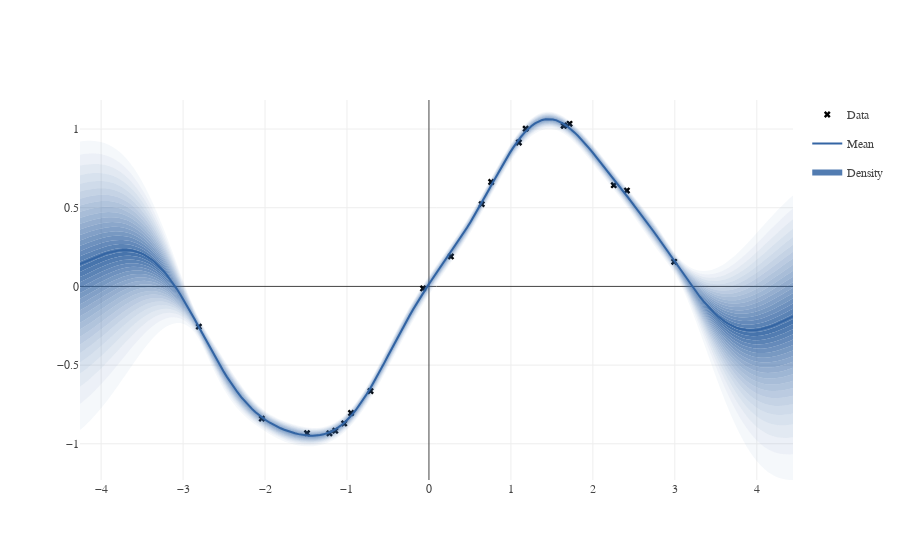

Here is the notebook cell this chart was saved with:
### Markdown cell above
### New plotting of GPy 0.9 and later
The new plotting allows you to plot the density of a GP object more fine grained by plotting more percentiles of the distribution color coded by their opacity

### Code cell
display(m)
fig = m.plot(plot_density=True)
GPy.plotting.show(fig, filename='basic_gp_regression_density_notebook_optimized')

### Figure 1 — Plotly figure (JSON) as saved in the notebook; plotly's stock layout.template omitted (floating-point values rounded to 4 significant figures; data arrays with more than 128 entries replaced by an {"elided": "..."} marker saying what was removed)
{"data": [{"marker": {"color": "black", "symbol": "x"}, "mode": "markers", "name": "Data", "showlegend": true, "type": "scatter", "uid": "4e71d7e7-8907-49ba-8401-3e0db0db45bb", "x": [1.097, -0.9508, 1.649, -1.488, -1.143, 2.992, -1.214, 1.18, 1.643, 0.759, -1.035, 2.415, -2.808, -2.04, 2.255, -0.07219, 0.2678, -0.7129, 1.715, 0.6437], "xaxis": "x", "y": [0.9144, -0.8042, 1.022, -0.9325, -0.9168, 0.1564, -0.9332, 1.002, 1.021, 0.6632, -0.8707, 0.6091, -0.2558, -0.8401, 0.6429, -0.01299, 0.1903, -0.665, 1.033, 0.5225], "yaxis": "y"}, {"line": {"color": "#3465a4", "width": 2}, "mode": "lines", "name": "Mean", "showlegend": true, "type": "scatter", "uid": "149a7d93-e978-4b94-af6a-2b7983f4e375", "x": {"elided": "200 float values"}, "xaxis": "x", "y": {"elided": "200 float values"}, "yaxis": "y"}, {"fill": "tonextx", "fillcolor": "rgba(52, 101, 164, 0.0)", "hoverinfo": "none", "legendgroup": "density", "line": {"color": "rgba(52, 101, 164, 0.0)", "smoothing": 0, "width": 1}, "mode": "none", "showlegend": false, "type": "scatter", "uid": "742341ec-9689-4cc2-9557-b271dd5b9107", "x": {"elided": "200 float values"}, "xaxis": "x", "y": {"elided": "200 float values"}, "yaxis": "y"}, {"fill": "tonextx", "fillcolor": "rgba(52, 101, 164, 0.047368421052631525)", "hoverinfo": "none", "legendgroup": "density", "line": {"color": "rgba(52, 101, 164, 0.047368421052631525)", "smoothing": 0, "width": 1}, "mode": "none", "showlegend": false, "type": "scatter", "uid": "7080b14c-7215-421f-a650-1ba3c7d14c1f", "x": {"elided": "200 float values"}, "xaxis": "x", "y": {"elided": "200 float values"}, "yaxis": "y"}, {"fill": "tonextx", "fillcolor": "rgba(52, 101, 164, 0.09473684210526316)", "hoverinfo": "none", "legendgroup": "density", "line": {"color": "rgba(52, 101, 164, 0.09473684210526316)", "smoothing": 0, "width": 1}, "mode": "none", "showlegend": false, "type": "scatter", "uid": "8bddfdaf-dba9-4d60-adac-04d3725e2369", "x": {"elided": "200 float values"}, "xaxis": "x", "y": {"elided": "200 float values"}, "yaxis": "y"}, {"fill": "tonextx", "fillcolor": "rgba(52, 101, 164, 0.1421052631578948)", "hoverinfo": "none", "legendgroup": "density", "line": {"color": "rgba(52, 101, 164, 0.1421052631578948)", "smoothing": 0, "width": 1}, "mode": "none", "showlegend": false, "type": "scatter", "uid": "b4f4c297-2d66-4cde-8630-0bdc9272e635", "x": {"elided": "200 float values"}, "xaxis": "x", "y": {"elided": "200 float values"}, "yaxis": "y"}, {"fill": "tonextx", "fillcolor": "rgba(52, 101, 164, 0.18947368421052632)", "hoverinfo": "none", "legendgroup": "density", "line": {"color": "rgba(52, 101, 164, 0.18947368421052632)", "smoothing": 0, "width": 1}, "mode": "none", "showlegend": false, "type": "scatter", "uid": "286fe0fb-5c3a-4185-9e01-9b592c6c953d", "x": {"elided": "200 float values"}, "xaxis": "x", "y": {"elided": "200 float values"}, "yaxis": "y"}, {"fill": "tonextx", "fillcolor": "rgba(52, 101, 164, 0.23684210526315783)", "hoverinfo": "none", "legendgroup": "density", "line": {"color": "rgba(52, 101, 164, 0.23684210526315783)", "smoothing": 0, "width": 1}, "mode": "none", "showlegend": false, "type": "scatter", "uid": "dbb85904-f207-40f5-991f-4636786d913d", "x": {"elided": "200 float values"}, "xaxis": "x", "y": {"elided": "200 float values"}, "yaxis": "y"}, {"fill": "tonextx", "fillcolor": "rgba(52, 101, 164, 0.28421052631578947)", "hoverinfo": "none", "legendgroup": "density", "line": {"color": "rgba(52, 101, 164, 0.28421052631578947)", "smoothing": 0, "width": 1}, "mode": "none", "showlegend": false, "type": "scatter", "uid": "78b675a3-39ab-41f9-a1d3-a33c5d3bbc4e", "x": {"elided": "200 float values"}, "xaxis": "x", "y": {"elided": "200 float values"}, "yaxis": "y"}, {"fill": "tonextx", "fillcolor": "rgba(52, 101, 164, 0.3315789473684211)", "hoverinfo": "none", "legendgroup": "density", "line": {"color": "rgba(52, 101, 164, 0.3315789473684211)", "smoothing": 0, "width": 1}, "mode": "none", "showlegend": false, "type": "scatter", "uid": "b4db2d36-dd8d-465e-a630-f5f9964a280e", "x": {"elided": "200 float values"}, "xaxis": "x", "y": {"elided": "200 float values"}, "yaxis": "y"}, {"fill": "tonextx", "fillcolor": "rgba(52, 101, 164, 0.37894736842105264)", "hoverinfo": "none", "legendgroup": "density", "line": {"color": "rgba(52, 101, 164, 0.37894736842105264)", "smoothing": 0, "width": 1}, "mode": "none", "showlegend": false, "type": "scatter", "uid": "1c7734c0-abaa-44cd-9bd7-4e7271b4566b", "x": {"elided": "200 float values"}, "xaxis": "x", "y": {"elided": "200 float values"}, "yaxis": "y"}, {"fill": "tonextx", "fillcolor": "rgba(52, 101, 164, 0.42631578947368415)", "hoverinfo": "none", "legendgroup": "density", "line": {"color": "rgba(52, 101, 164, 0.42631578947368415)", "smoothing": 0, "width": 1}, "mode": "none", "showlegend": false, "type": "scatter", "uid": "f4c148a3-6184-4daf-ae00-f2008952dee8", "x": {"elided": "200 float values"}, "xaxis": "x", "y": {"elided": "200 float values"}, "yaxis": "y"}, {"fill": "tonextx", "fillcolor": "rgba(52, 101, 164, 0.47368421052631576)", "hoverinfo": "none", "legendgroup": "density", "line": {"color": "rgba(52, 101, 164, 0.47368421052631576)", "smoothing": 0, "width": 1}, "mode": "none", "showlegend": false, "type": "scatter", "uid": "7a795ddc-c501-4cb8-bc38-5dbfa94b4978", "x": {"elided": "200 float values"}, "xaxis": "x", "y": {"elided": "200 float values"}, "yaxis": "y"}, {"fill": "tonextx", "fillcolor": "rgba(52, 101, 164, 0.5210526315789474)", "hoverinfo": "none", "legendgroup": "density", "line": {"color": "rgba(52, 101, 164, 0.5210526315789474)", "smoothing": 0, "width": 1}, "mode": "none", "showlegend": false, "type": "scatter", "uid": "af31b1a9-e48c-477d-a9cc-b77b7af894f2", "x": {"elided": "200 float values"}, "xaxis": "x", "y": {"elided": "200 float values"}, "yaxis": "y"}, {"fill": "tonextx", "fillcolor": "rgba(52, 101, 164, 0.5684210526315789)", "hoverinfo": "none", "legendgroup": "density", "line": {"color": "rgba(52, 101, 164, 0.5684210526315789)", "smoothing": 0, "width": 1}, "mode": "none", "showlegend": false, "type": "scatter", "uid": "de6ffcee-0cf3-4576-ad3b-b4be9068a8db", "x": {"elided": "200 float values"}, "xaxis": "x", "y": {"elided": "200 float values"}, "yaxis": "y"}, {"fill": "tonextx", "fillcolor": "rgba(52, 101, 164, 0.6157894736842104)", "hoverinfo": "none", "legendgroup": "density", "line": {"color": "rgba(52, 101, 164, 0.6157894736842104)", "smoothing": 0, "width": 1}, "mode": "none", "showlegend": false, "type": "scatter", "uid": "6446963a-12b4-46fc-8349-7aba1e60b904", "x": {"elided": "200 float values"}, "xaxis": "x", "y": {"elided": "200 float values"}, "yaxis": "y"}, {"fill": "tonextx", "fillcolor": "rgba(52, 101, 164, 0.6631578947368421)", "hoverinfo": "none", "legendgroup": "density", "line": {"color": "rgba(52, 101, 164, 0.6631578947368421)", "smoothing": 0, "width": 1}, "mode": "none", "showlegend": false, "type": "scatter", "uid": "3bf11eed-a12f-481f-8bba-efc31352e277", "x": {"elided": "200 float values"}, "xaxis": "x", "y": {"elided": "200 float values"}, "yaxis": "y"}, {"fill": "tonextx", "fillcolor": "rgba(52, 101, 164, 0.7105263157894737)", "hoverinfo": "none", "legendgroup": "density", "line": {"color": "rgba(52, 101, 164, 0.7105263157894737)", "smoothing": 0, "width": 1}, "mode": "none", "showlegend": false, "type": "scatter", "uid": "efa9358d-51d1-4544-9d34-bbb663e9cf94", "x": {"elided": "200 float values"}, "xaxis": "x", "y": {"elided": "200 float values"}, "yaxis": "y"}, {"fill": "tonextx", "fillcolor": "rgba(52, 101, 164, 0.7578947368421053)", "hoverinfo": "none", "legendgroup": "density", "line": {"color": "rgba(52, 101, 164, 0.7578947368421053)", "smoothing": 0, "width": 1}, "mode": "none", "showlegend": false, "type": "scatter", "uid": "70c78f3f-ca69-4406-9714-1b61bfcefbd4", "x": {"elided": "200 float values"}, "xaxis": "x", "y": {"elided": "200 float values"}, "yaxis": "y"}, {"fill": "tonextx", "fillcolor": "rgba(52, 101, 164, 0.8052631578947368)", "hoverinfo": "none", "legendgroup": "density", "line": {"color": "rgba(52, 101, 164, 0.8052631578947368)", "smoothing": 0, "width": 1}, "mode": "none", "showlegend": false, "type": "scatter", "uid": "6d2b75e2-79e7-4876-b0d5-811ca8865444", "x": {"elided": "200 float values"}, "xaxis": "x", "y": {"elided": "200 float values"}, "yaxis": "y"}, {"fill": "tonextx", "fillcolor": "rgba(52, 101, 164, 0.8526315789473684)", "hoverinfo": "none", "legendgroup": "density", "line": {"color": "rgba(52, 101, 164, 0.8526315789473684)", "smoothing": 0, "width": 1}, "mode": "none", "showlegend": false, "type": "scatter", "uid": "6e6e6897-485b-484a-bef0-eb5d3d158782", "x": {"elided": "200 float values"}, "xaxis": "x", "y": {"elided": "200 float values"}, "yaxis": "y"}, {"fill": "tonextx", "fillcolor": "rgba(52, 101, 164, 0.9)", "hoverinfo": "none", "legendgroup": "density", "line": {"color": "rgba(52, 101, 164, 0.9)", "smoothing": 0, "width": 1}, "mode": "none", "showlegend": false, "type": "scatter", "uid": "2387d90a-1614-46f8-a1b1-8b6e7f78c5dc", "x": {"elided": "200 float values"}, "xaxis": "x", "y": {"elided": "200 float values"}, "yaxis": "y"}, {"fill": "tonextx", "fillcolor": "rgba(52, 101, 164, 0.8526315789473685)", "hoverinfo": "none", "legendgroup": "density", "line": {"smoothing": 0, "width": 0}, "mode": "none", "name": "Density", "showlegend": true, "type": "scatter", "uid": "5e80abcc-90a0-404c-b80d-fea2511fb76f", "x": {"elided": "200 float values"}, "xaxis": "x", "y": {"elided": "200 float values"}, "yaxis": "y"}, {"fill": "tonextx", "fillcolor": "rgba(52, 101, 164, 0.805263157894737)", "hoverinfo": "none", "legendgroup": "density", "line": {"color": "rgba(52, 101, 164, 0.805263157894737)", "smoothing": 0, "width": 1}, "mode": "none", "showlegend": false, "type": "scatter", "uid": "ddbd0c2f-e7ba-498f-a3c0-bca09f76375a", "x": {"elided": "200 float values"}, "xaxis": "x", "y": {"elided": "200 float values"}, "yaxis": "y"}, {"fill": "tonextx", "fillcolor": "rgba(52, 101, 164, 0.7578947368421053)", "hoverinfo": "none", "legendgroup": "density", "line": {"color": "rgba(52, 101, 164, 0.7578947368421053)", "smoothing": 0, "width": 1}, "mode": "none", "showlegend": false, "type": "scatter", "uid": "8e9aa84a-bd4d-4ef9-a81d-5dd31214995d", "x": {"elided": "200 float values"}, "xaxis": "x", "y": {"elided": "200 float values"}, "yaxis": "y"}, {"fill": "tonextx", "fillcolor": "rgba(52, 101, 164, 0.7105263157894737)", "hoverinfo": "none", "legendgroup": "density", "line": {"color": "rgba(52, 101, 164, 0.7105263157894737)", "smoothing": 0, "width": 1}, "mode": "none", "showlegend": false, "type": "scatter", "uid": "fec5e422-63ae-4b3d-8c53-eabac7b49753", "x": {"elided": "200 float values"}, "xaxis": "x", "y": {"elided": "200 float values"}, "yaxis": "y"}, {"fill": "tonextx", "fillcolor": "rgba(52, 101, 164, 0.6631578947368422)", "hoverinfo": "none", "legendgroup": "density", "line": {"color": "rgba(52, 101, 164, 0.6631578947368422)", "smoothing": 0, "width": 1}, "mode": "none", "showlegend": false, "type": "scatter", "uid": "f03ee05d-176d-4c35-b2eb-3ed020457656", "x": {"elided": "200 float values"}, "xaxis": "x", "y": {"elided": "200 float values"}, "yaxis": "y"}, {"fill": "tonextx", "fillcolor": "rgba(52, 101, 164, 0.6157894736842107)", "hoverinfo": "none", "legendgroup": "density", "line": {"color": "rgba(52, 101, 164, 0.6157894736842107)", "smoothing": 0, "width": 1}, "mode": "none", "showlegend": false, "type": "scatter", "uid": "14f54ead-7053-4df4-8956-c35f506713e7", "x": {"elided": "200 float values"}, "xaxis": "x", "y": {"elided": "200 float values"}, "yaxis": "y"}, {"fill": "tonextx", "fillcolor": "rgba(52, 101, 164, 0.5684210526315792)", "hoverinfo": "none", "legendgroup": "density", "line": {"color": "rgba(52, 101, 164, 0.5684210526315792)", "smoothing": 0, "width": 1}, "mode": "none", "showlegend": false, "type": "scatter", "uid": "46845071-c3db-4663-a9cc-c242d72fca4a", "x": {"elided": "200 float values"}, "xaxis": "x", "y": {"elided": "200 float values"}, "yaxis": "y"}, {"fill": "tonextx", "fillcolor": "rgba(52, 101, 164, 0.5210526315789474)", "hoverinfo": "none", "legendgroup": "density", "line": {"color": "rgba(52, 101, 164, 0.5210526315789474)", "smoothing": 0, "width": 1}, "mode": "none", "showlegend": false, "type": "scatter", "uid": "fef1bfdf-43f5-4543-85ec-08f59607d446", "x": {"elided": "200 float values"}, "xaxis": "x", "y": {"elided": "200 float values"}, "yaxis": "y"}, {"fill": "tonextx", "fillcolor": "rgba(52, 101, 164, 0.4736842105263159)", "hoverinfo": "none", "legendgroup": "density", "line": {"color": "rgba(52, 101, 164, 0.4736842105263159)", "smoothing": 0, "width": 1}, "mode": "none", "showlegend": false, "type": "scatter", "uid": "0158f382-e9fa-4184-ae48-ab4bec52947b", "x": {"elided": "200 float values"}, "xaxis": "x", "y": {"elided": "200 float values"}, "yaxis": "y"}, {"fill": "tonextx", "fillcolor": "rgba(52, 101, 164, 0.42631578947368437)", "hoverinfo": "none", "legendgroup": "density", "line": {"color": "rgba(52, 101, 164, 0.42631578947368437)", "smoothing": 0, "width": 1}, "mode": "none", "showlegend": false, "type": "scatter", "uid": "75710026-1fcc-41dd-a0d0-46017ae30908", "x": {"elided": "200 float values"}, "xaxis": "x", "y": {"elided": "200 float values"}, "yaxis": "y"}, {"fill": "tonextx", "fillcolor": "rgba(52, 101, 164, 0.37894736842105264)", "hoverinfo": "none", "legendgroup": "density", "line": {"color": "rgba(52, 101, 164, 0.37894736842105264)", "smoothing": 0, "width": 1}, "mode": "none", "showlegend": false, "type": "scatter", "uid": "c8553c7c-99a3-4b80-beba-67dff49d1871", "x": {"elided": "200 float values"}, "xaxis": "x", "y": {"elided": "200 float values"}, "yaxis": "y"}, {"fill": "tonextx", "fillcolor": "rgba(52, 101, 164, 0.3315789473684211)", "hoverinfo": "none", "legendgroup": "density", "line": {"color": "rgba(52, 101, 164, 0.3315789473684211)", "smoothing": 0, "width": 1}, "mode": "none", "showlegend": false, "type": "scatter", "uid": "45ecd2e1-1019-48ef-9f8a-a59af96ff722", "x": {"elided": "200 float values"}, "xaxis": "x", "y": {"elided": "200 float values"}, "yaxis": "y"}, {"fill": "tonextx", "fillcolor": "rgba(52, 101, 164, 0.2842105263157896)", "hoverinfo": "none", "legendgroup": "density", "line": {"color": "rgba(52, 101, 164, 0.2842105263157896)", "smoothing": 0, "width": 1}, "mode": "none", "showlegend": false, "type": "scatter", "uid": "571c1b1c-9c8d-4b5a-9670-3c2719a9f1bb", "x": {"elided": "200 float values"}, "xaxis": "x", "y": {"elided": "200 float values"}, "yaxis": "y"}, {"fill": "tonextx", "fillcolor": "rgba(52, 101, 164, 0.23684210526315805)", "hoverinfo": "none", "legendgroup": "density", "line": {"color": "rgba(52, 101, 164, 0.23684210526315805)", "smoothing": 0, "width": 1}, "mode": "none", "showlegend": false, "type": "scatter", "uid": "0d61d593-cab1-43fb-845c-64387b931c2f", "x": {"elided": "200 float values"}, "xaxis": "x", "y": {"elided": "200 float values"}, "yaxis": "y"}, {"fill": "tonextx", "fillcolor": "rgba(52, 101, 164, 0.18947368421052652)", "hoverinfo": "none", "legendgroup": "density", "line": {"color": "rgba(52, 101, 164, 0.18947368421052652)", "smoothing": 0, "width": 1}, "mode": "none", "showlegend": false, "type": "scatter", "uid": "c94adb45-942c-402d-92c9-27ad0298ad1a", "x": {"elided": "200 float values"}, "xaxis": "x", "y": {"elided": "200 float values"}, "yaxis": "y"}, {"fill": "tonextx", "fillcolor": "rgba(52, 101, 164, 0.1421052631578948)", "hoverinfo": "none", "legendgroup": "density", "line": {"color": "rgba(52, 101, 164, 0.1421052631578948)", "smoothing": 0, "width": 1}, "mode": "none", "showlegend": false, "type": "scatter", "uid": "9dc79698-5f43-45df-bae6-3e9683d911cf", "x": {"elided": "200 float values"}, "xaxis": "x", "y": {"elided": "200 float values"}, "yaxis": "y"}, {"fill": "tonextx", "fillcolor": "rgba(52, 101, 164, 0.09473684210526326)", "hoverinfo": "none", "legendgroup": "density", "line": {"color": "rgba(52, 101, 164, 0.09473684210526326)", "smoothing": 0, "width": 1}, "mode": "none", "showlegend": false, "type": "scatter", "uid": "7c9ac5fe-1581-4883-b81c-e71c52c532ca", "x": {"elided": "200 float values"}, "xaxis": "x", "y": {"elided": "200 float values"}, "yaxis": "y"}, {"fill": "tonextx", "fillcolor": "rgba(52, 101, 164, 0.047368421052631726)", "hoverinfo": "none", "legendgroup": "density", "line": {"color": "rgba(52, 101, 164, 0.047368421052631726)", "smoothing": 0, "width": 1}, "mode": "none", "showlegend": false, "type": "scatter", "uid": "1188ddeb-d565-45f7-b197-776772d50c07", "x": {"elided": "200 float values"}, "xaxis": "x", "y": {"elided": "200 float values"}, "yaxis": "y"}, {"fill": "tonextx", "fillcolor": "rgba(52, 101, 164, 0.0)", "hoverinfo": "none", "legendgroup": "density", "line": {"color": "rgba(52, 101, 164, 0.0)", "smoothing": 0, "width": 1}, "mode": "none", "showlegend": false, "type": "scatter", "uid": "cfaeaae5-9104-41b2-a5ae-568118d3bc17", "x": {"elided": "200 float values"}, "xaxis": "x", "y": {"elided": "200 float values"}, "yaxis": "y"}], "layout": {"font": {"family": "Raleway, sans-serif"}, "showlegend": true, "xaxis": {"anchor": "y", "domain": [0, 1]}, "yaxis": {"anchor": "x", "domain": [0, 1]}}}
